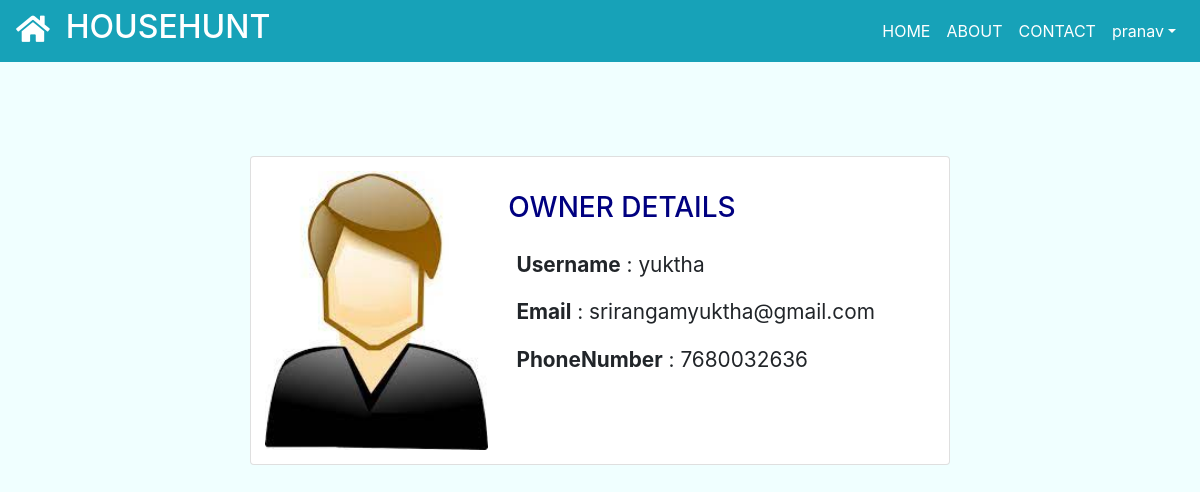
The app's page /dashboard/property/owner/1 (signed in) with its own data.
### accounts/models.py (models this page shows, shortened)
class Accountuser(AbstractUser):
    phonenum=models.CharField(max_length=10)
    is_favourite=models.BooleanField(default=False)

class Property(models.Model):
    user=models.ForeignKey(Accountuser, on_delete=models.CASCADE)
    rentorsale=models.CharField(max_length=255,default="")
    propertytype=models.CharField(max_length=255,default="")
    floornumber=models.IntegerField()
    propertyage=models.IntegerField()
    propertysize=models.IntegerField()
    totalrooms=models.IntegerField()
    bedrooms=models.IntegerField()
    bathrooms=models.IntegerField()
    money=models.IntegerField()
    tenantspreferred=models.CharField(max_length=255,default="")
    furnishing=models.CharField(max_length=255,default="")
    amenities=models.CharField(max_length=255,default="")
    address=models.CharField(max_length=255,default="")
    address2=models.CharField(max_length=255,default="")
    city=models.CharField(max_length=255,default="")
    state=models.CharField(max_length=255,default="")
    pincode=models.CharField(max_length=255,default="")
    mapurl=models.URLField(max_length= 200,default="")
    description=models.CharField(max_length=500,default="")
    favourite=models.ManyToManyField(Accountuser,related_name='favourite',blank=True)
    verifiedimages=models.CharField(max_length=10,default="No")
    verifiedvideos=models.CharField(max_length=10,default="No")
    verifiedpropertydetails=models.CharField(max_length=10,default="No")
    verifiedcost=models.CharField(max_length=10,default="No")
    verifiedproperty=models.CharField(max_length=30,default="Not Verified")
    emailstatus=models.CharField(max_length=20,default="NotSent")

### accounts/views.py (the view)
# urls.py: path('dashboard/property/owner/<int:my_id>',views.ownerDetails,name="owner_details"),
def ownerDetails(request,my_id):
    if request.user.is_authenticated:
        context={}
        try:
            propertyobj=Property.objects.get(id=my_id)
        except Product.DoesNotExist:
            raise Http404
        context={
            "pro": propertyobj,
        }
        return render(request,'ownerdetails.html',context)
    else:
        return redirect('login')

### accounts/templates/ownerdetails.html (shortened to what this page needs)
{% extends 'index.html' %}
{% block content %}
<head>
</head>
    <div class="container">
          <div class="card" style="max-width:700px;">
            <div class="row no-gutters">
                <div class="col-md-4">
                    <img class="card-img img-fluid" alt="img" >
                </div>
                <div class="col-md-8">
                    <div class="card-body">
                        <h3 class="card-title ti">OWNER DETAILS</h3>
                        <p class="card-text">
                        <div class="table">
                            <div class="row">
                                <div class="col">
                                    <b>Username</b>&nbsp:&nbsp{{pro.user.username}}
                                </div>
                            </div>
                            <div class="row">
                                <div class="col">
                                    <b>Email</b>&nbsp:&nbsp{{pro.user.email}}
                                </div>
                            </div>
                            <div class="row">
                                <div class="col">
                                    <b>PhoneNumber</b>&nbsp:&nbsp{{pro.user.phonenum}}
                                </div>
                            </div>
                        </p>
                        </div>
                    </div>
                </div>
            </div>
    </div>
    </div>
{% endblock %}

### accounts/templates/index.html (shortened to what this page needs)
<!DOCTYPE html>
<html lang="en">
<head>
  <link rel="stylesheet" href="https://cdnjs.cloudflare.com/ajax/libs/font-awesome/4.7.0/css/font-awesome.min.css">
  <link rel="stylesheet" href="https://cdn.jsdelivr.net/npm/bootstrap@4.6.0/dist/css/bootstrap.min.css">
  <link rel="stylesheet" href="https://stackpath.bootstrapcdn.com/bootstrap/4.1.3/css/bootstrap.min.css">
  <link rel="stylesheet" href="https://use.fontawesome.com/releases/v5.3.1/css/all.css">
  <link rel="stylesheet" href="https://maxcdn.bootstrapcdn.com/bootstrap/4.5.2/css/bootstrap.min.css">
</head>
<body>
    <nav class="navbar navbar-expand-sm bg-info navbar-dark fixed-top">
    <a class="navbar-brand" href="#"><i class="fa fa-home" style="font-size:30px"></i></a>
    <h2 id="head1">HOUSEHUNT</h2>
    <div class="collapse navbar-collapse" id="collapsibleNavbar">
        <ul class="navbar-nav ml-auto">
        <li class="nav-item">
            <a class="nav-link active" href="{% url 'dashboard' %}">HOME</a>
        </li>
        <li class="nav-item">
            <a class="nav-link active" href="{% url 'about' %}">ABOUT</a>
        </li>
        <li class="nav-item">
            <a class="nav-link active" href="{% url 'contactsupport' %}">CONTACT</a>
        </li>
        <li class="nav-item dropdown active">
            <a class="nav-link dropdown-toggle" href="http://example.com" id="dropdown09" data-toggle="dropdown" aria-haspopup="true" aria-expanded="false">{{user.username}}</a>
        </li>
        </ul>
    </div>
    </nav>
    <br>
    <div class="container-fluid" style="margin-top:15px">
    {% block content %}
    {% endblock %}
</body>
</html>

### accounts/templates/index.html (style rules this page uses)
#head1 { color: white; }
body { background-color: azure; }

### accounts/templates/ownerdetails.html (style rules this page uses)
.container { padding-top: 10%; }
.row { padding: 2%; }
.col { font-size: 130%; }
.card { margin:auto; }
.ti { color:navy; }

### records on screen
Accountuser: username "pranav"
Property: user.username "yuktha", user.email "srirangamyuktha@gmail.com", user.phonenum "7680032636"
